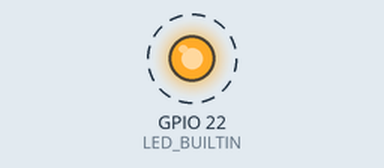
Simulated run of this sketch. Board: ESP32. On the bench: output pins drawn as LEDs (lit = HIGH). Dashed ring = blinking. What the sketch prints to the serial monitor is not drawn.

Above: at 0.5 s.
Timing chart, 0 to 5.8 s (numbered marks = the images above):
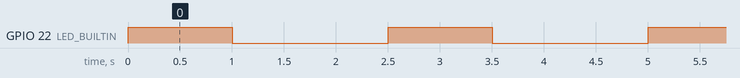

Measured:
- by itself, GPIO 22 (LED_BUILTIN): alternates HIGH for 1.0 s and LOW for 1.5 s

The sketch:

Blink.ino
```cpp
#define LED_BUILTIN 22

// the setup function runs once when you press reset or power the board
void setup() {
  // initialize digital pin LED_BUILTIN as an output.
  pinMode(LED_BUILTIN, OUTPUT);
  Serial.begin(115200);
  Serial.println("blink start");
}

// the loop function runs over and over again forever
void loop() {

  digitalWrite(LED_BUILTIN, HIGH);   // turn the LED on (HIGH is the voltage level)
  delay(1000);                       // wait for a second
  Serial.println("blink on");
  digitalWrite(LED_BUILTIN, LOW);    // turn the LED off by making the voltage LOW
  delay(1000);                       // wait for a second
  Serial.println("blink off");
  delay(500);
}
```
